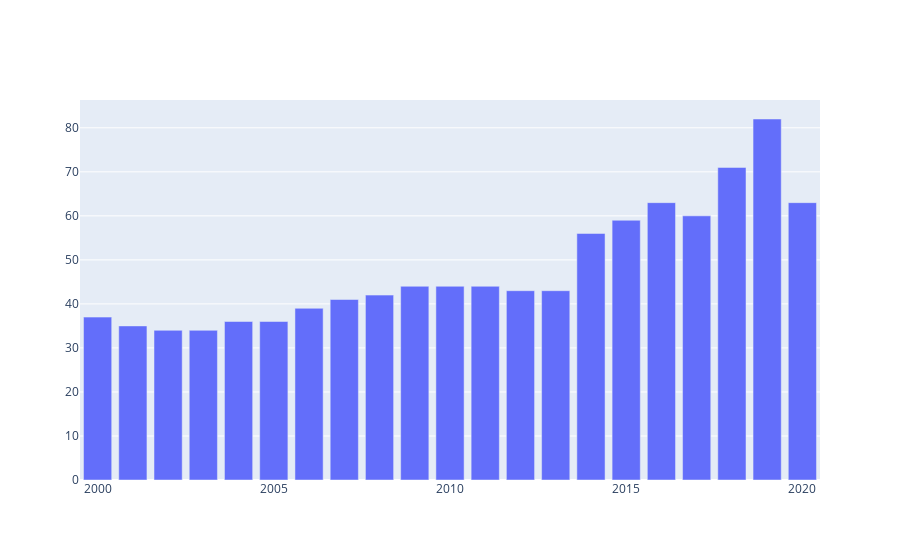

Write notebook code for a chart like this one.
### Code cell
import pandas.io.sql as sqlio
import plotly.graph_objects as go

Percentage = sqlio.read_sql_query("SELECT value,year from public.treatment where gho = 'Tuberculosis treatment coverage'and country ='India'", dbconn)
#print(countries)
fig = go.Figure()
fig.add_trace(go.Bar(name = "Top countries",x=Percentage["year"], y=Percentage["value"]))
fig.show()

### Figure 1 — Plotly figure (JSON) as saved in the notebook; plotly's stock layout.template omitted (floating-point values rounded to 4 significant figures)
{"data": [{"name": "Top countries", "type": "bar", "x": [2020, 2019, 2018, 2017, 2016, 2015, 2014, 2013, 2012, 2011, 2010, 2009, 2008, 2007, 2006, 2005, 2004, 2003, 2002, 2001, 2000], "y": [63, 82, 71, 60, 63, 59, 56, 43, 43, 44, 44, 44, 42, 41, 39, 36, 36, 34, 34, 35, 37]}], "layout": {}}
